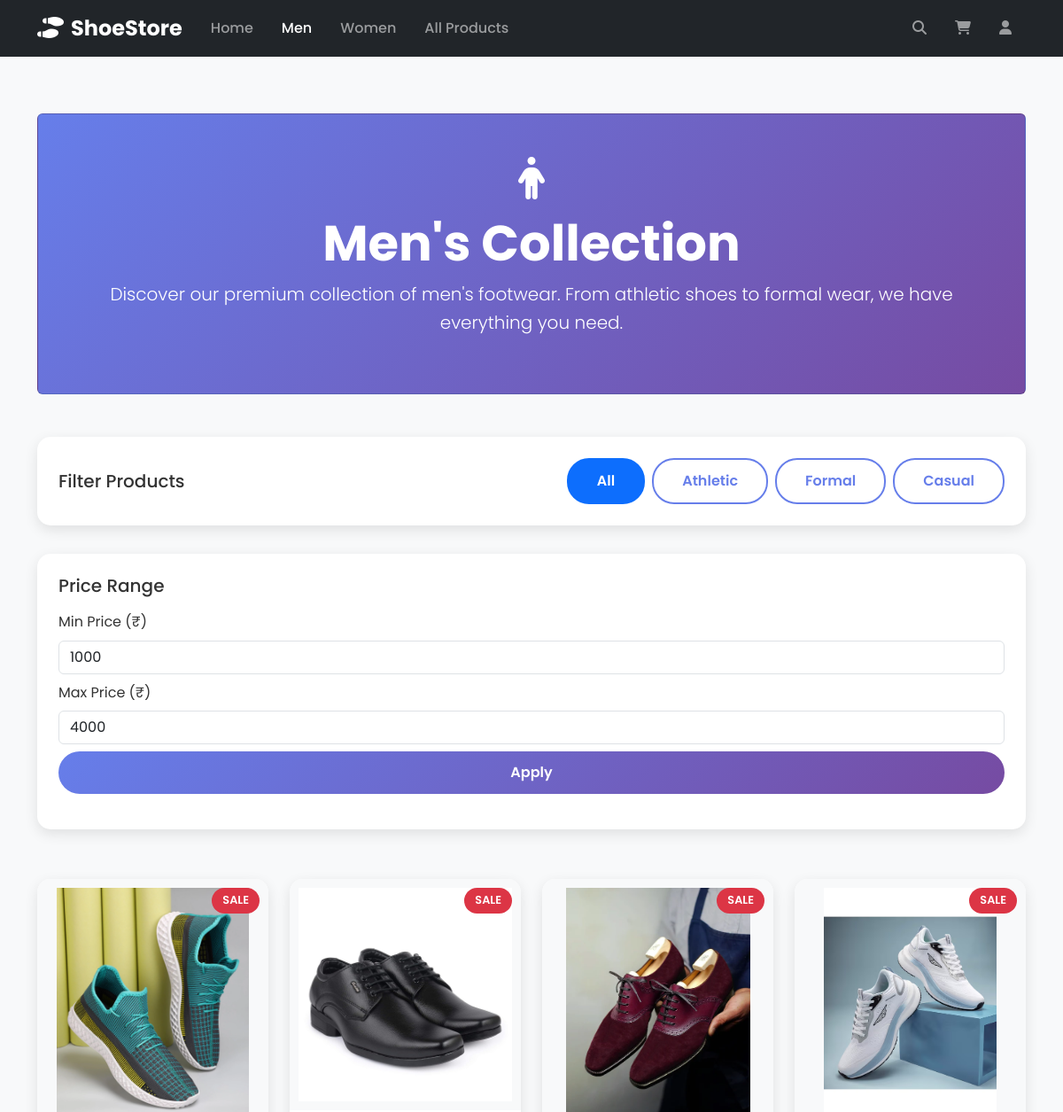
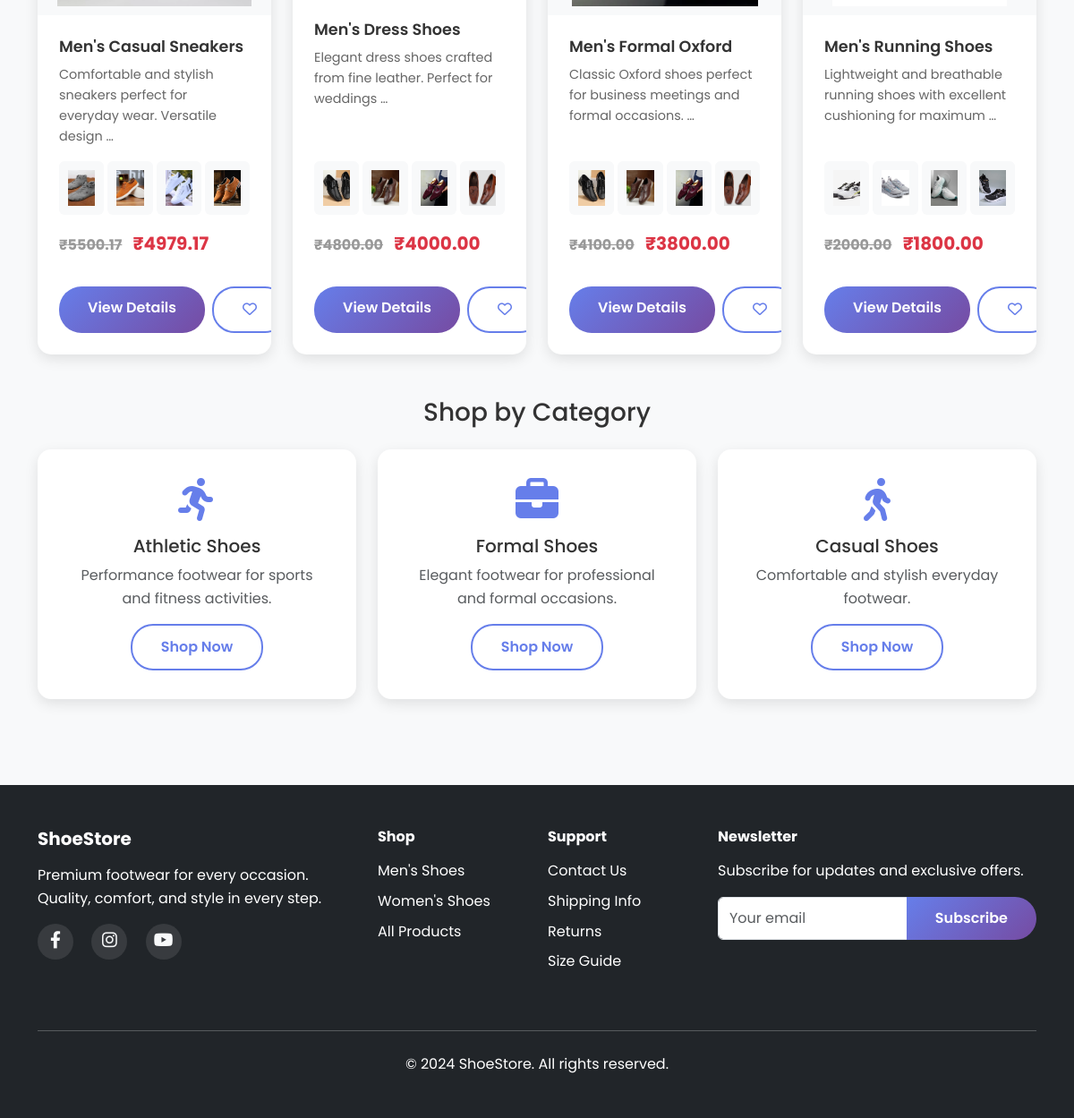
The app's page /men/ with its own data (2 pictures, top to bottom).
### store/models.py (models this page shows, shortened)
class Product(models.Model):
    GENDER_CHOICES = [
        ('M', 'Men'),
        ('W', 'Women'),
        ('U', 'Unisex'),
    ]
    name = models.CharField(max_length=200)
    slug = models.SlugField(max_length=200, unique=True)
    category = models.ForeignKey(Category, related_name='products', on_delete=models.CASCADE)
    gender = models.CharField(max_length=1, choices=GENDER_CHOICES, default='U')
    description = models.TextField()
    price = models.DecimalField(max_digits=10, decimal_places=2)
    sale_price = models.DecimalField(max_digits=10, decimal_places=2, blank=True, null=True)
    image = models.ImageField(upload_to='products/', blank=True, null=True)
    available = models.BooleanField(default=True)
    created = models.DateTimeField(auto_now_add=True)
    updated = models.DateTimeField(auto_now=True)
    featured = models.BooleanField(default=False)
    class Meta:
        ordering = ['name']
        indexes = [
            models.Index(fields=['id', 'slug']),
        ]
    def get_absolute_url(self):
        return reverse('store:product_detail', args=[self.slug])
    @property
    def is_on_sale(self):
        return self.sale_price is not None and self.sale_price < self.price
    def get_static_image_path(self):
        if self.gender == 'M':
            gender_path = 'men'
        elif self.gender == 'W':
            gender_path = 'women'
        else:
            gender_path = 'men'
        category_mapping = {
            'athletic': 'athletic',
            'casual': 'casual',
            'formal': 'formal'
        }
        category_dir = category_mapping.get(self.category.slug, 'casual')
        image_dir = f'static/images/{gender_path}/{category_dir}/'
        try:
            image_files = [f for f in os.listdir(image_dir) if f.lower().endswith(('.jpg', '.jpeg', '.png', '.webp', '.gif', '.avif'))]
            if image_files:
                selected_image = image_files[self.id % len(image_files)]
                if os.path.exists(os.path.join(image_dir, selected_image)):
                    return static(f'images/{gender_path}/{category_dir}/{selected_image}')
                else:
                    for img_file in image_files:
                        if os.path.exists(os.path.join(image_dir, img_file)):
                            return static(f'images/{gender_path}/{category_dir}/{img_file}')
            else:
                return static('images/placeholder.svg')
        except (OSError, FileNotFoundError):
            return static('images/placeholder.svg')
        return static('images/placeholder.svg')
    @property
    def static_image_url(self):
        return self.get_static_image_path()
    def get_category_gender_images(self):
        category_mapping = {
            'athletic': 'athletic',
            'casual': 'casual',
            'formal': 'formal'
        }
        category_dir = category_mapping.get(self.category.slug, 'casual')
        gender_path = 'men' if self.gender == 'M' else 'women'
        image_dir = f'static/images/{gender_path}/{category_dir}/'
        images = []
        try:
            for fname in os.listdir(image_dir):
                if fname.lower().endswith(('.jpg', '.jpeg', '.png', '.webp', '.gif', '.avif')):
                    images.append(static(f'images/{gender_path}/{category_dir}/{fname}'))
        except (OSError, FileNotFoundError):
            pass
        if not images:
            images = [static('images/placeholder.svg')]
        return images
    @property
    def category_images(self):
        return self.get_category_gender_images()

class Category(models.Model):
    name = models.CharField(max_length=100)
    slug = models.SlugField(max_length=100, unique=True)
    description = models.TextField(blank=True)
    image = models.ImageField(upload_to='categories/', blank=True, null=True)
    class Meta:
        verbose_name_plural = 'categories'
        ordering = ['name']

### store/views.py (the view)
# urls.py: path('men/', views.men_shoes, name='men_shoes'),
def men_shoes(request):
    products = Product.objects.filter(gender='M', available=True)
    min_price = request.GET.get('min_price')
    max_price = request.GET.get('max_price')
    if min_price:
        products = products.filter(price__gte=min_price)
    if max_price:
        products = products.filter(price__lte=max_price)
    paginator = Paginator(products, 12)
    page = request.GET.get('page')
    try:
        products = paginator.page(page)
    except PageNotAnInteger:
        products = paginator.page(1)
    except EmptyPage:
        products = paginator.page(paginator.num_pages)
    context = {
        'products': products,
        'gender': 'Men',
    }
    return render(request, 'store/gender_products.html', context)

### store/context_processors.py (called while the page is built)
def cart_count(request):
    cart = request.session.get('cart', {})
    cart_count = sum(item.get('quantity', 0) for item in cart.values())
    return {'cart_count': cart_count}

### templates/store/gender_products.html (shortened to what this page needs)
{% extends 'store/base.html' %}
{% load static %}
{% block content %}
<div class="container py-5">
    <div class="row mb-5">
        <div class="col-12">
            <div class="card" style="background: linear-gradient(135deg, {% if gender == 'Men' %}#667eea 0%, #764ba2 100%{% else %}#f093fb 0%,#f5576c 100%{% endif %}); color: white;">
                <div class="card-body text-center p-5">
                    <i class="fas fa-{% if gender == 'Men' %}male{% else %}female{% endif %} fa-3x mb-3"></i>
                    <h1 class="display-4 fw-bold">{{ gender }}'s Collection</h1>
                    <p class="lead">Discover our premium collection of {{ gender|lower }}'s footwear. From athletic shoes to formal wear, we have everything you need.</p>
                </div>
            </div>
        </div>
    </div>
    <div class="row mb-4">
        <div class="col-12">
            <div class="filter-section">
                <div class="row align-items-center">
                    <div class="col-md-6">
                        <h5 class="mb-0">Filter Products</h5>
                    </div>
                    <div class="col-md-6">
                        <div class="d-flex gap-2 justify-content-md-end">
                            <button class="btn btn-outline-primary filter-btn active" data-filter="all">All</button>
                            <button class="btn btn-outline-primary filter-btn" data-filter="athletic">Athletic</button>
                            <button class="btn btn-outline-primary filter-btn" data-filter="formal">Formal</button>
                            <button class="btn btn-outline-primary filter-btn" data-filter="casual">Casual</button>
                        </div>
                    </div>
                </div>
            </div>
            <div class="filter-section mt-3">
                <h5>Price Range</h5>
                <form method="get" class="mb-3">
                    <div class="mb-2">
                        <label for="min_price" class="form-label">Min Price (₹)</label>
                        <input type="number" class="form-control" id="min_price" name="min_price" min="0" step="1" value="{{ request.GET.min_price|default:1000 }}">
                    </div>
                    <div class="mb-2">
                        <label for="max_price" class="form-label">Max Price (₹)</label>
                        <input type="number" class="form-control" id="max_price" name="max_price" min="0" step="1" value="{{ request.GET.max_price|default:4000 }}">
                    </div>
                    <button type="submit" class="btn btn-primary w-100">Apply</button>
                </form>
            </div>
        </div>
    </div>
    {% if products %}
    <div class="row g-4" id="products-grid">
        {% for product in products %}
        <div class="col-lg-3 col-md-6">
            <div class="product-card card h-100" data-category="{{ product.category.slug }}" data-gender="{{ product.gender }}">
                {% if product.is_on_sale %}
                <div class="sale-badge">SALE</div>
                {% endif %}
                <img src="{{ product.static_image_url }}" class="card-img-top" alt="{{ product.name }}">
                <div class="card-body d-flex flex-column">
                    <h5 class="card-title">{{ product.name }}</h5>
                    <p class="card-text">{{ product.description|truncatewords:10 }}</p>
                    <div class="category-images-carousel mb-3">
                        <div class="row g-1">
                            {% for image_url in product.category_images|slice:":4" %}
                            <div class="col-3">
                                <img src="{{ image_url }}" class="img-fluid rounded" alt="{{ product.name }} - {{ forloop.counter }}" style="height: 60px; object-fit: cover;">
                            </div>
                            {% endfor %}
                        </div>
                    </div>
                    <div class="product-price mt-auto">
                        {% if product.is_on_sale %}
                        <span class="original-price">₹{{ product.price }}</span>
                        <span class="sale-price">₹{{ product.sale_price }}</span>
                        {% else %}
                        ₹{{ product.price }}
                        {% endif %}
                    </div>
                    <div class="d-flex gap-2 mt-3">
                        <a href="{{ product.get_absolute_url }}" class="btn btn-primary flex-fill">View Details</a>
                        <button class="btn btn-outline-primary wishlist-btn" data-bs-toggle="tooltip" title="Add to Wishlist">
                            <i class="far fa-heart"></i>
                        </button>
                    </div>
                </div>
            </div>
        </div>
        {% endfor %}
    </div>
    {% endif %}
    <div class="row mt-5">
        <div class="col-12">
            <h3 class="text-center mb-4">Shop by Category</h3>
            <div class="row g-4">
                <div class="col-md-4">
                    <div class="category-card">
                        <i class="fas fa-running"></i>
                        <h5>Athletic Shoes</h5>
                        <p class="text-muted">Performance footwear for sports and fitness activities.</p>
                        <a href="{% url 'store:product_list' %}?category=athletic&gender={% if gender == 'Men' %}M{% else %}W{% endif %}" class="btn btn-outline-primary">Shop Now</a>
                    </div>
                </div>
                <div class="col-md-4">
                    <div class="category-card">
                        <i class="fas fa-briefcase"></i>
                        <h5>Formal Shoes</h5>
                        <p class="text-muted">Elegant footwear for professional and formal occasions.</p>
                        <a href="{% url 'store:product_list' %}?category=formal&gender={% if gender == 'Men' %}M{% else %}W{% endif %}" class="btn btn-outline-primary">Shop Now</a>
                    </div>
                </div>
                <div class="col-md-4">
                    <div class="category-card">
                        <i class="fas fa-walking"></i>
                        <h5>Casual Shoes</h5>
                        <p class="text-muted">Comfortable and stylish everyday footwear.</p>
                        <a href="{% url 'store:product_list' %}?category=casual&gender={% if gender == 'Men' %}M{% else %}W{% endif %}" class="btn btn-outline-primary">Shop Now</a>
                    </div>
                </div>
            </div>
        </div>
    </div>
</div>
{% endblock %}

### static/css/style.css (style rules this page uses)
* { margin: 0; padding: 0; box-sizing: border-box; }
body { font-family: 'Poppins', sans-serif; line-height: 1.6; color: #333; background-color: #f8f9fa; overflow-x: hidden; }
.product-card { background: white; border-radius: 15px; box-shadow: 0 5px 15px rgba(0,0,0,0.1); transition: transform 0.3s ease, box-shadow 0.3s ease; overflow: hidden; height: 100%; border: none; }
.product-card img { width: 100%; height: 280px; object-fit: contain; background-color: #f8f9fa; transition: transform 0.3s ease; padding: 10px; }
.product-card .card-img-top { width: 100%; height: 280px; object-fit: contain; background-color: #f8f9fa; padding: 10px; }
.product-card .card-body { padding: 1.5rem; display: flex; flex-direction: column; height: 100%; }
.product-card .card-title { font-weight: 600; margin-bottom: 0.5rem; color: #333; font-size: 1.1rem; line-height: 1.3; }
.product-card .card-text { color: #666; font-size: 0.9rem; margin-bottom: 1rem; flex-grow: 1; }
.product-price { font-size: 1.25rem; font-weight: 700; color: #28a745; margin-bottom: 1rem; }
.product-price .original-price { text-decoration: line-through; color: #999; font-size: 1rem; margin-right: 0.5rem; }
.product-price .sale-price { color: #dc3545; }
.btn-primary { background: linear-gradient(135deg, #667eea 0%, #764ba2 100%); border: none; border-radius: 25px; padding: 0.75rem 2rem; font-weight: 600; transition: all 0.3s ease; white-space: nowrap; }
.btn-outline-primary { border: 2px solid #667eea; color: #667eea; border-radius: 25px; padding: 0.75rem 2rem; font-weight: 600; transition: all 0.3s ease; white-space: nowrap; }
.category-card { background: white; border-radius: 15px; padding: 2rem; text-align: center; box-shadow: 0 5px 15px rgba(0,0,0,0.1); transition: transform 0.3s ease; height: 100%; border: none; }
.category-card i { font-size: 3rem; color: #667eea; margin-bottom: 1rem; }
.filter-section { background: white; border-radius: 15px; padding: 1.5rem; box-shadow: 0 5px 15px rgba(0,0,0,0.1); margin-bottom: 2rem; }
.filter-section h5 { color: #333; margin-bottom: 1rem; }
.sale-badge { position: absolute; top: 10px; right: 10px; background: #dc3545; color: white; padding: 0.25rem 0.75rem; border-radius: 15px; font-size: 0.8rem; font-weight: 600; z-index: 10; }
.category-images-carousel { margin-bottom: 1rem; }
.category-images-carousel img { transition: transform 0.3s ease; cursor: pointer; object-fit: cover; height: 60px; width: 100%; }

### records on screen
Product: shows "SALE", static_image_url (picture), name "Men's Casual Sneakers", description "Comfortable and stylish sneakers perfect for everyday wear. Versatile design …", price "5500.17", sale_price "4979.17"
Product: shows "SALE", static_image_url (picture), name "Men's Dress Shoes", description "Elegant dress shoes crafted from fine leather. Perfect for weddings …", price "4800.00", sale_price "4000.00"
Product: shows "SALE", static_image_url (picture), name "Men's Formal Oxford", description "Classic Oxford shoes perfect for business meetings and formal occasions. …", price "4100.00", sale_price "3800.00"
Product: shows "SALE", static_image_url (picture), name "Men's Running Shoes", description "Lightweight and breathable running shoes with excellent cushioning for maximum …", price "2000.00", sale_price "1800.00"

### other values on screen
{{ gender }} "Men"
{{ gender|lower }} "men"
